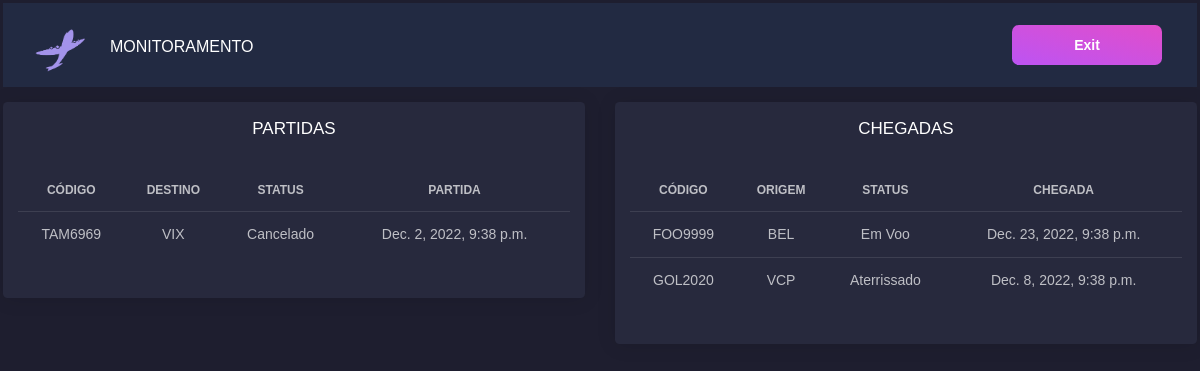
The page /home on the database its author committed.
### flight_management/models.py (models this page shows, shortened)
class Flight(models.Model):
    id = models.BigAutoField(primary_key=True)
    fk_flightstatus = models.ForeignKey(FlightStatus, on_delete=models.SET_NULL, blank=True, null=True)
    tx_code = models.CharField(max_length=8)
    dt_est_departure = models.DateTimeField(blank=True, null=True)
    dt_est_arrival = models.DateTimeField(blank=True, null=True)
    nm_origin = models.CharField(max_length=3, choices=AirportCodes.choices)
    nm_destination = models.CharField(max_length=3, choices=AirportCodes.choices)
    class Meta:
        db_table = 'flight'

class FlightStatus(models.Model):
    id = models.BigAutoField(primary_key=True)
    dt_departure = models.DateTimeField(blank=True, null=True)
    dt_arrival = models.DateTimeField(blank=True, null=True)
    nm_status = models.CharField(max_length=13, choices=Status.choices, default=Status.PREVISTO)
    dt_creation = models.DateTimeField(auto_now=True)
    dt_updated = models.DateTimeField(auto_now=True)
    dt_done = models.DateTimeField(blank=True, null=True)
    class Meta:
        db_table = 'flight_status'

### flight_monitoring/views.py (the view)
# urls.py: path('home', flightmonitoringviews.flightmonitoringview),
def flightmonitoringview(request):
    all_flights = Flight.objects.all()
    context = {
        'all_flights' : all_flights,
        'selectedRole' : str(views.role)
    }
    return render(request, "home.html", context)

### flight_monitoring/template/home.html (shortened to what this page needs)
{% load static %}
<!DOCTYPE html>
<html lang="en">
<head>
    <link rel="stylesheet" href="{% static 'css/black-dashboard.min.css' %}">
</head>
<body onload="myFunction()">
    <nav class="navbar navbar-expand-lg navbar-dark bg-dark">
            <a class="navbar-brand mr-0 mr-md-2" href="../home" aria-label="Caqui">
              <img src="{% static 'img/caqui.png' %}" width="50 px">
            </a>
            <a class="navbar-brand" href="../home">MONITORAMENTO</a>
          <div class="collapse navbar-collapse" id="navbarSupportedContent">
          <a href="/" class="btn btn-primary d-none d-lg-inline-block mb-3 mb-md-0 ml-md-3">Exit</a>
    </nav>
    <div class="row">
      <div class="col-lg-6">
        <div class="card ">
          <div class="card-header">
            <h4 class="card-title text-center"> PARTIDAS</h4>
          </div>
          <div class="card-body">
            <div class="table-responsive">
              <table class="table tablesorter " id="">
                <thead class=" text-primary">
                  <tr class="text-center">
                    <th>Código</th>
                    <th>Destino</th>
                    <th>Status</th>
                    <th class="text-center">Partida</th>
                  </tr>
                </thead>
                <tbody>
                  {% for flight in all_flights %}
                    {% if flight.nm_origin == "GRU" %}
                    <tr class="text-center">
                        <td>{{flight.tx_code}}</td>
                        <td>{{flight.nm_destination}}</td>
                        <td>{{flight.fk_flightstatus.nm_status}}</td>
                        <td>{{flight.fk_flightstatus.dt_departure}}</td>
                    </tr>
                    {% endif %}
                  {% endfor %}
                </tbody>
              </table>
            </div>
          </div>
        </div>
      </div>
      <div class="col-lg-6">
        <div class="card ">
          <div class="card-header">
            <h4 class="card-title text-center"> CHEGADAS</h4>
          </div>
          <div class="card-body">
            <div class="table-responsive">
              <table class="table tablesorter " id="">
                <thead class=" text-primary">
                  <tr class="text-center">
                    <th>Código</th>
                    <th>Origem</th>
                    <th>Status</th>
                    <th class="text-center">Chegada</th>
                  </tr>
                </thead>
                <tbody>
                  {% for flight in all_flights %}
                    {% if flight.nm_destination == "GRU" %}
                      <tr class="text-center">
                          <td>{{flight.tx_code}}</td>
                          <td>{{flight.nm_origin}}</td>
                          <td>{{flight.fk_flightstatus.nm_status}}</td>
                          <td>{{flight.fk_flightstatus.dt_arrival}}</td>
                      </tr>
                    {% endif %}
                  {% endfor %}
                </tbody>
              </table>
            </div>
          </div>
        </div>
      </div>
    </div>
    </body>
    </html>

### rows shown on the page
Flight: tx_code "TAM6969", nm_destination "VIX", fk_flightstatus.nm_status "Cancelado", fk_flightstatus.dt_departure "Dec. 2, 2022, 9:38 p.m."
Flight: tx_code "FOO9999", nm_origin "BEL", fk_flightstatus.nm_status "Em Voo", fk_flightstatus.dt_arrival "Dec. 23, 2022, 9:38 p.m."
Flight: tx_code "GOL2020", nm_origin "VCP", fk_flightstatus.nm_status "Aterrissado", fk_flightstatus.dt_arrival "Dec. 8, 2022, 9:38 p.m."
